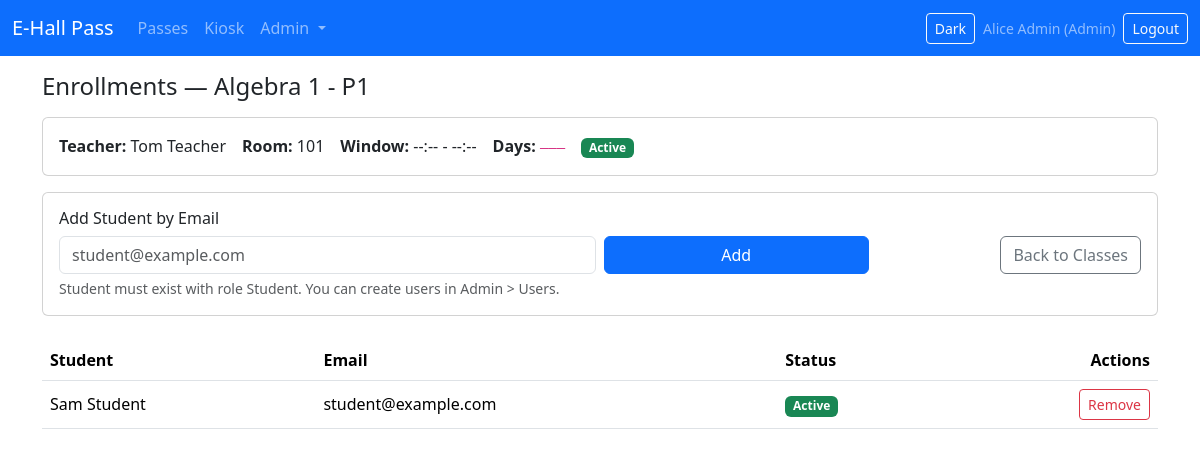
Page /admin/periods/1/enrollments (signed in) on the committed database.
### app/models/core.py (models this page shows, shortened)
class User(UserMixin, db.Model):
    __tablename__ = "users"
    id: Mapped[int] = mapped_column(Integer, primary_key=True)
    email: Mapped[str] = mapped_column(String(255), unique=True, nullable=False, index=True)
    full_name: Mapped[str] = mapped_column(String(255), nullable=False)
    password_hash: Mapped[str] = mapped_column(String(255), nullable=True)  # nullable for SSO-only accounts
    is_active_flag: Mapped[int] = mapped_column(Integer, default=1, nullable=False)
    role_id: Mapped[int] = mapped_column(ForeignKey("roles.id"), nullable=False)
    role: Mapped["Role"] = relationship("Role", back_populates="users")
    @property
    def is_active(self):  # type: ignore[override]
        return bool(self.is_active_flag)

class Role(db.Model):
    __tablename__ = "roles"
    id: Mapped[int] = mapped_column(Integer, primary_key=True)
    name: Mapped[str] = mapped_column(String(50), unique=True, nullable=False)  # Admin, Teacher, Student
    users: Mapped[list["User"]] = relationship("User", back_populates="role")

class ClassPeriod(db.Model):
    __tablename__ = "class_periods"
    id: Mapped[int] = mapped_column(Integer, primary_key=True)
    name: Mapped[str] = mapped_column(String(120), nullable=False, index=True)
    teacher_id: Mapped[int] = mapped_column(ForeignKey("users.id"), nullable=False)
    start_time: Mapped[str] = mapped_column(String(5), nullable=True)  # e.g., "08:30"
    end_time: Mapped[str] = mapped_column(String(5), nullable=True)    # e.g., "09:20"
    days_mask: Mapped[str] = mapped_column(String(7), nullable=True)
    room: Mapped[Optional[str]] = mapped_column(String(50), nullable=True)
    is_active: Mapped[int] = mapped_column(Integer, nullable=False, default=1)
    teacher: Mapped["User"] = relationship("User")
    enrollments: Mapped[list["StudentEnrollment"]] = relationship(
        "StudentEnrollment", back_populates="class_period", cascade="all, delete-orphan"
    )
    __table_args__ = (UniqueConstraint("name", "teacher_id", name="uq_classperiod_name_teacher"),)

class StudentEnrollment(db.Model):
    __tablename__ = "student_enrollments"
    id: Mapped[int] = mapped_column(Integer, primary_key=True)
    student_id: Mapped[int] = mapped_column(ForeignKey("users.id"), nullable=False)
    class_period_id: Mapped[int] = mapped_column(ForeignKey("class_periods.id"), nullable=False)
    is_active: Mapped[int] = mapped_column(Integer, default=1, nullable=False)
    student: Mapped["User"] = relationship("User")
    class_period: Mapped["ClassPeriod"] = relationship("ClassPeriod", back_populates="enrollments")
    __table_args__ = (UniqueConstraint("student_id", "class_period_id", name="uq_enrollment_student_class"),)

### app/routes/admin.py (the view)
@bp.route("/periods/<int:period_id>/enrollments")
@login_required
def period_enrollments(period_id: int):
    redir = require_admin()
    if redir:
        return redir
    p = db.session.get(ClassPeriod, period_id)
    if not p:
        flash("Period not found.", "warning")
        return redirect(url_for("admin.periods"))
    enrollments = (
        StudentEnrollment.query.filter_by(class_period_id=period_id)
        .join(User, User.id == StudentEnrollment.student_id)
        .order_by(User.full_name.asc())
        .all()
    )
    return render_template("admin/enrollments.html", period=p, enrollments=enrollments)

### app/models/core.py (called while the page is built)
@login_manager.user_loader
def load_user(user_id: str) -> Optional["User"]:
    return db.session.get(User, int(user_id))

### app/routes/admin.py (called while the page is built)
def require_admin():
    if current_user.role.name != "Admin":
        flash("Admin access required.", "danger")
        return redirect(url_for("main.dashboard"))
    return None

### app/templates/admin/enrollments.html
{% extends "_base.html" %}
{% block content %}
<h4 class="mb-3">Enrollments — {{ period.name }}</h4>
<div class="card mb-3">
  <div class="card-body">
    <div class="d-flex flex-wrap gap-3 align-items-center">
      <div><strong>Teacher:</strong> {{ period.teacher.full_name }}</div>
      <div><strong>Room:</strong> {{ period.room or '—' }}</div>
      <div><strong>Window:</strong> {{ period.start_time or '--:--' }} - {{ period.end_time or '--:--' }}</div>
      <div><strong>Days:</strong> <code>{{ period.days_mask or '———' }}</code></div>
      <div>
        {% if period.is_active %}<span class="badge text-bg-success">Active</span>
        {% else %}<span class="badge text-bg-secondary">Inactive</span>{% endif %}
      </div>
    </div>
  </div>
</div>
<div class="card mb-4">
  <div class="card-body">
    <h6 class="card-title">Add Student by Email</h6>
    <form class="row g-2" method="post" action="{{ url_for('admin.period_enrollments_add', period_id=period.id) }}">
      <div class="col-md-6">
        <input name="student_email" type="email" class="form-control" placeholder="student@example.com" required>
      </div>
      <div class="col-md-3">
        <button class="btn btn-primary w-100" type="submit">Add</button>
      </div>
      <div class="col-md-3 text-md-end">
        <a class="btn btn-outline-secondary" href="{{ url_for('admin.periods') }}">Back to Classes</a>
      </div>
    </form>
    <div class="form-text">Student must exist with role Student. You can create users in Admin > Users.</div>
  </div>
</div>
<div class="table-responsive">
  <table class="table align-middle">
    <thead>
      <tr>
        <th>Student</th>
        <th>Email</th>
        <th>Status</th>
        <th class="text-end">Actions</th>
      </tr>
    </thead>
    <tbody>
      {% for enr in enrollments %}
      <tr>
        <td>{{ enr.student.full_name }}</td>
        <td>{{ enr.student.email }}</td>
        <td>
          {% if enr.is_active %}<span class="badge text-bg-success">Active</span>
          {% else %}<span class="badge text-bg-secondary">Inactive</span>{% endif %}
        </td>
        <td class="text-end">
          <form method="post" action="{{ url_for('admin.period_enrollments_remove', period_id=period.id, enr_id=enr.id) }}">
            <button class="btn btn-sm btn-outline-danger" type="submit">Remove</button>
          </form>
        </td>
      </tr>
      {% else %}
      <tr><td colspan="4" class="text-center text-muted">No students enrolled yet.</td></tr>
      {% endfor %}
    </tbody>
  </table>
</div>
{% endblock %}

### app/templates/_base.html (shortened to what this page needs)
<!doctype html>
<html lang="en" data-bs-theme="light">
<head>
  <link href="https://cdn.jsdelivr.net/npm/bootstrap@5.3.3/dist/css/bootstrap.min.css" rel="stylesheet">
  <link href="{{ url_for('static', filename='css/styles.css') }}" rel="stylesheet">
</head>
<body>
<nav class="navbar navbar-expand-lg navbar-dark bg-primary mb-3">
  <div class="container-fluid">
    <a class="navbar-brand" href="{{ url_for('main.dashboard') }}">E-Hall Pass</a>
    <div id="navbarsExample" class="collapse navbar-collapse">
      <ul class="navbar-nav me-auto mb-2 mb-lg-0">
        {% if current_user.is_authenticated %}
          <li class="nav-item"><a class="nav-link" href="{{ url_for('passes.index') }}">Passes</a></li>
          <li class="nav-item"><a class="nav-link" href="{{ url_for('kiosk.view') }}" target="_blank">Kiosk</a></li>
          {% if current_user.role.name == 'Admin' %}
            <li class="nav-item dropdown">
              <a class="nav-link dropdown-toggle" href="#" id="adminDropdown" role="button" data-bs-toggle="dropdown" aria-expanded="false">
                Admin
              </a>
            </li>
          {% endif %}
        {% endif %}
      </ul>
      <div class="d-flex align-items-center gap-2">
        <button id="darkToggle" class="btn btn-outline-light btn-sm">Dark</button>
        {% if current_user.is_authenticated %}
          <span class="navbar-text small">{{ current_user.full_name }} ({{ current_user.role.name }})</span>
          <a class="btn btn-outline-light btn-sm" href="{{ url_for('auth.logout') }}">Logout</a>
        {% else %}
          <a class="btn btn-outline-light btn-sm" href="{{ url_for('auth.login') }}">Login</a>
        {% endif %}
      </div>
    </div>
  </div>
</nav>
<main class="container">
  {% block content %}{% endblock %}
</main>
</body>
</html>

### app/static/css/styles.css (style rules this page uses)
:root { --blink-red: #dc3545; }
table td .btn { white-space: nowrap; }

### rows in the picture
User: full_name "Alice Admin"
Role: role.name "Admin"
ClassPeriod: name "Algebra 1 - P1", room "101", start_time "--:--", end_time "--:--", days_mask "———"
User: teacher.full_name "Tom Teacher"
StudentEnrollment: student.full_name "Sam Student", student.email "student@example.com", is_active "Active"
